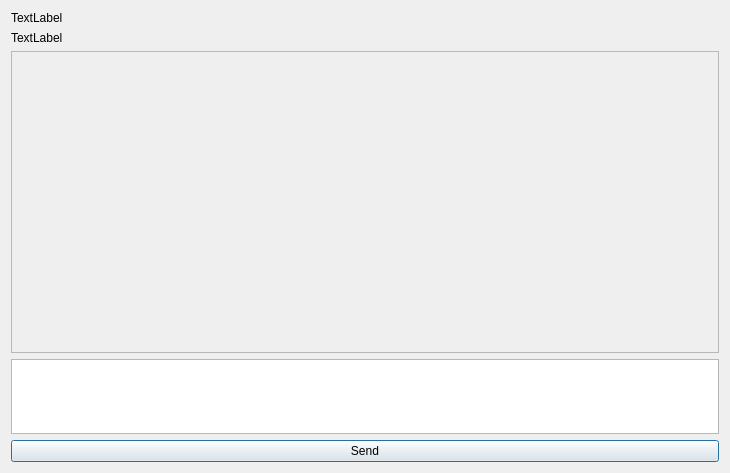
<?xml version="1.0" encoding="UTF-8"?>
<ui version="4.0">
 <class>ConversationWindow</class>
 <widget class="QDialog" name="ConversationWindow">
  <property name="geometry">
   <rect>
    <x>0</x>
    <y>0</y>
    <width>730</width>
    <height>473</height>
   </rect>
  </property>
  <property name="windowTitle">
   <string>Dialog</string>
  </property>
  <layout class="QGridLayout" name="gridLayout_2">
   <item row="2" column="0">
    <layout class="QGridLayout" name="gridLayout">
     <item row="0" column="0">
      <widget class="QScrollArea" name="scrollArea">
       <property name="widgetResizable">
        <bool>true</bool>
       </property>
       <widget class="QWidget" name="scrollAreaWidgetContents">
        <property name="geometry">
         <rect>
          <x>0</x>
          <y>0</y>
          <width>708</width>
          <height>296</height>
         </rect>
        </property>
       </widget>
      </widget>
     </item>
     <item row="1" column="0">
      <widget class="QTextEdit" name="textEdit">
       <property name="maximumSize">
        <size>
         <width>16777215</width>
         <height>75</height>
        </size>
       </property>
      </widget>
     </item>
     <item row="2" column="0">
      <widget class="QPushButton" name="pushButton">
       <property name="text">
        <string>Send</string>
       </property>
      </widget>
     </item>
    </layout>
   </item>
   <item row="0" column="0">
    <widget class="QLabel" name="contactNameLabel">
     <property name="text">
      <string>TextLabel</string>
     </property>
    </widget>
   </item>
   <item row="1" column="0">
    <widget class="QLabel" name="contactUserIdLabel">
     <property name="text">
      <string>TextLabel</string>
     </property>
    </widget>
   </item>
  </layout>
 </widget>
 <resources/>
 <connections/>
</ui>
